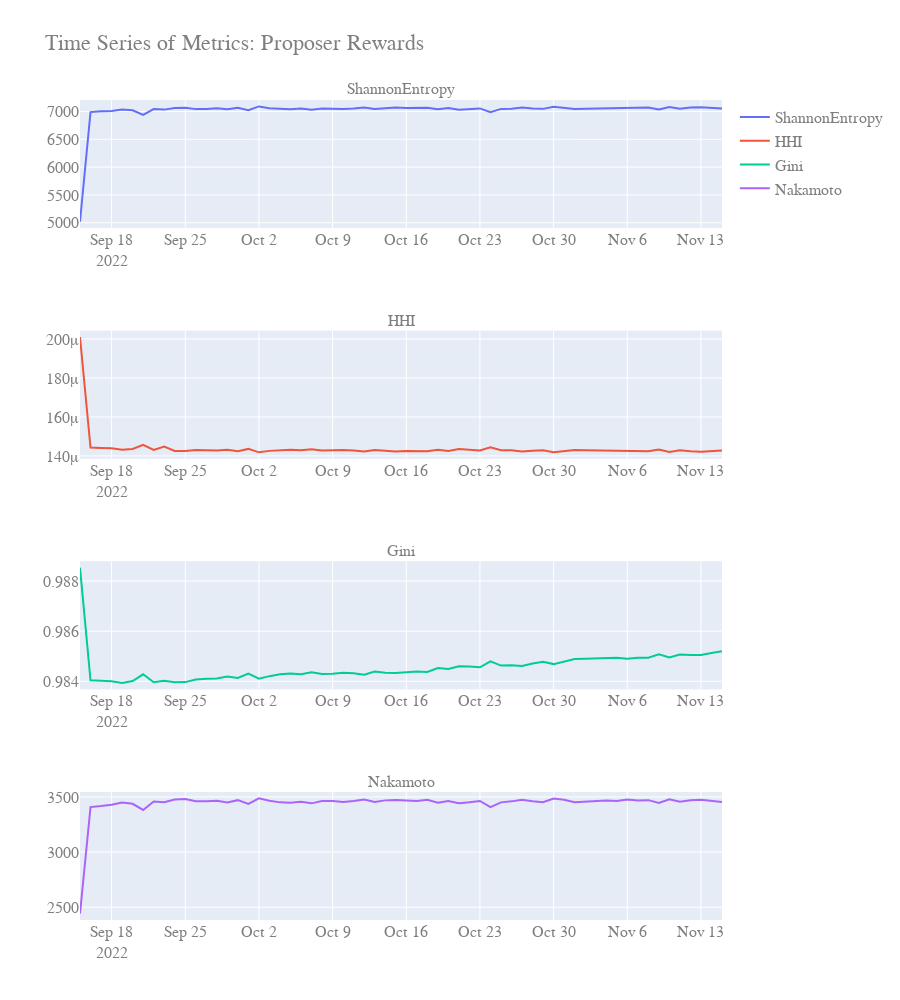

Here is the notebook cell this chart was saved with:
### Code cell
import plotly.graph_objects as go
from plotly.subplots import make_subplots
import pandas as pd

# Sample dataframe (replace with your actual dataframe)
df = data.copy()

# Create a 4x1 subplot layout
fig = make_subplots(rows=4, cols=1, shared_xaxes=False, subplot_titles=('ShannonEntropy', 'HHI', 'Gini', 'Nakamoto'))

# Add traces for each metric
fig.add_trace(go.Scatter(x=df['date'], y=df['ShannonEntropy'], mode='lines', name='ShannonEntropy'), row=1, col=1)
fig.add_trace(go.Scatter(x=df['date'], y=df['HHI'], mode='lines', name='HHI'), row=2, col=1)
fig.add_trace(go.Scatter(x=df['date'], y=df['Gini'], mode='lines', name='Gini'), row=3, col=1)
fig.add_trace(go.Scatter(x=df['date'], y=df['Nakamoto'], mode='lines', name='Nakamoto'), row=4, col=1)

# LaTeX styled title and subplot titles
fig.update_layout(
    title_text="Time Series of Metrics: Proposer Rewards",
    font=dict(family="Courier New, monospace", size=16, color="#7f7f7f"),
    height=1000,  # Adjusted height
    template="plotly"  # Set the theme to ggplot2
)

# Add LaTeX explanation
# Explanation with LaTeX-style formatting
#explanation = "Note: In this plot, the symbol $\\mu$ represents the metric prefix 'micro-', denoting a factor of $10^{-6}$."

# Show the plot
fig.show()
